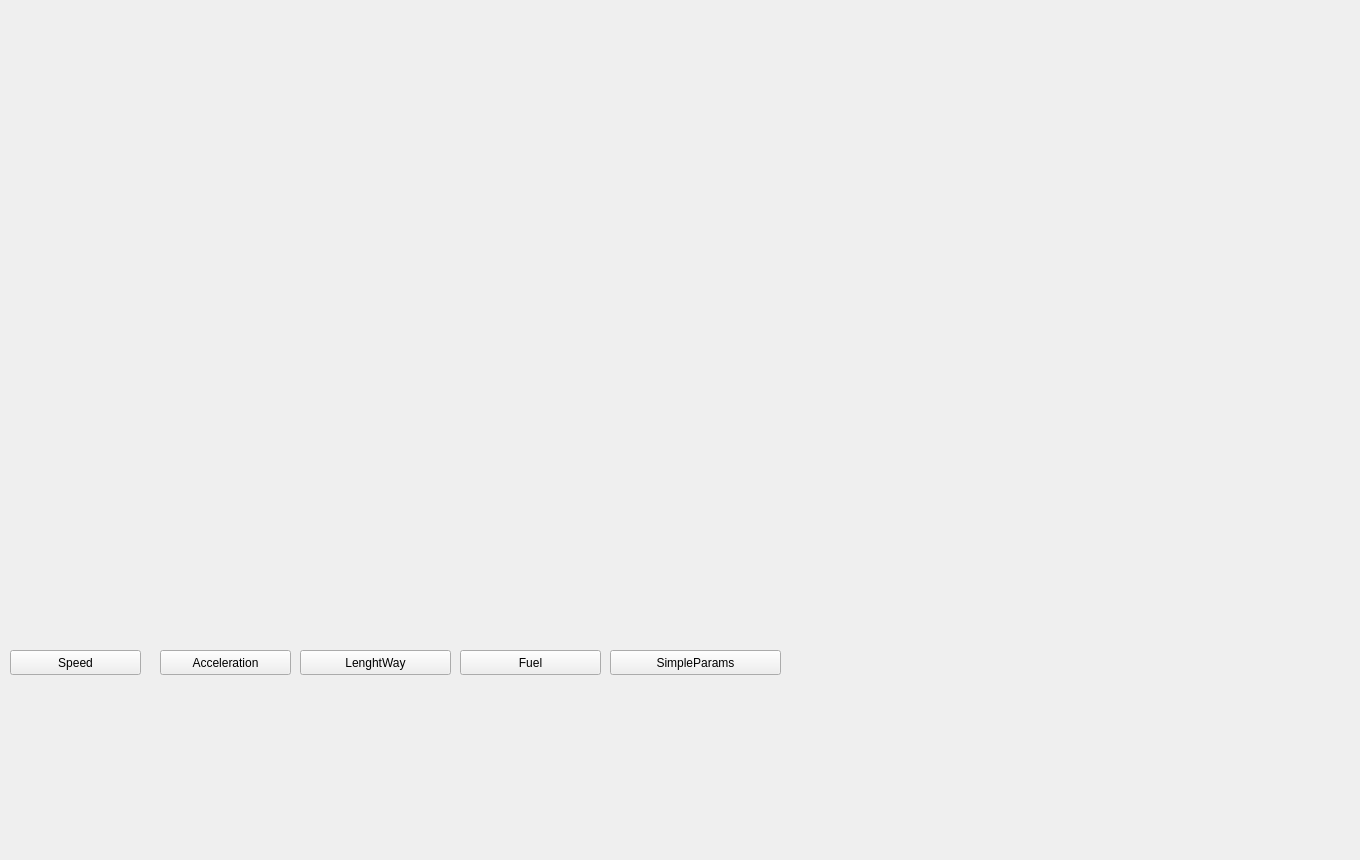
<?xml version="1.0" encoding="UTF-8"?>
<ui version="4.0">
 <class>Widget</class>
 <widget class="QWidget" name="Widget">
  <property name="geometry">
   <rect>
    <x>0</x>
    <y>0</y>
    <width>1360</width>
    <height>860</height>
   </rect>
  </property>
  <property name="windowTitle">
   <string>Widget</string>
  </property>
  <widget class="QCustomPlot" name="widget" native="true">
   <property name="geometry">
    <rect>
     <x>10</x>
     <y>10</y>
     <width>771</width>
     <height>631</height>
    </rect>
   </property>
  </widget>
  <widget class="QPushButton" name="pushButton">
   <property name="geometry">
    <rect>
     <x>10</x>
     <y>650</y>
     <width>131</width>
     <height>25</height>
    </rect>
   </property>
   <property name="text">
    <string>Speed</string>
   </property>
  </widget>
  <widget class="QCustomPlot" name="widget_2" native="true">
   <property name="geometry">
    <rect>
     <x>790</x>
     <y>10</y>
     <width>561</width>
     <height>481</height>
    </rect>
   </property>
  </widget>
  <widget class="QPushButton" name="pushButton_2">
   <property name="geometry">
    <rect>
     <x>160</x>
     <y>650</y>
     <width>131</width>
     <height>25</height>
    </rect>
   </property>
   <property name="text">
    <string>Acceleration</string>
   </property>
  </widget>
  <widget class="QPushButton" name="pushButton_3">
   <property name="geometry">
    <rect>
     <x>300</x>
     <y>650</y>
     <width>151</width>
     <height>25</height>
    </rect>
   </property>
   <property name="text">
    <string>LenghtWay</string>
   </property>
  </widget>
  <widget class="QPushButton" name="pushButton_4">
   <property name="geometry">
    <rect>
     <x>460</x>
     <y>650</y>
     <width>141</width>
     <height>25</height>
    </rect>
   </property>
   <property name="text">
    <string>Fuel</string>
   </property>
  </widget>
  <widget class="QPushButton" name="pushButton_5">
   <property name="geometry">
    <rect>
     <x>610</x>
     <y>650</y>
     <width>171</width>
     <height>25</height>
    </rect>
   </property>
   <property name="text">
    <string>SimpleParams</string>
   </property>
  </widget>
  <widget class="QCustomPlot" name="widget_3" native="true">
   <property name="geometry">
    <rect>
     <x>790</x>
     <y>500</y>
     <width>561</width>
     <height>331</height>
    </rect>
   </property>
  </widget>
 </widget>
 <layoutdefault spacing="6" margin="11"/>
 <customwidgets>
  <customwidget>
   <class>QCustomPlot</class>
   <extends>QWidget</extends>
   <header>qcustomplot.h</header>
   <container>1</container>
  </customwidget>
 </customwidgets>
 <resources/>
 <connections/>
</ui>
